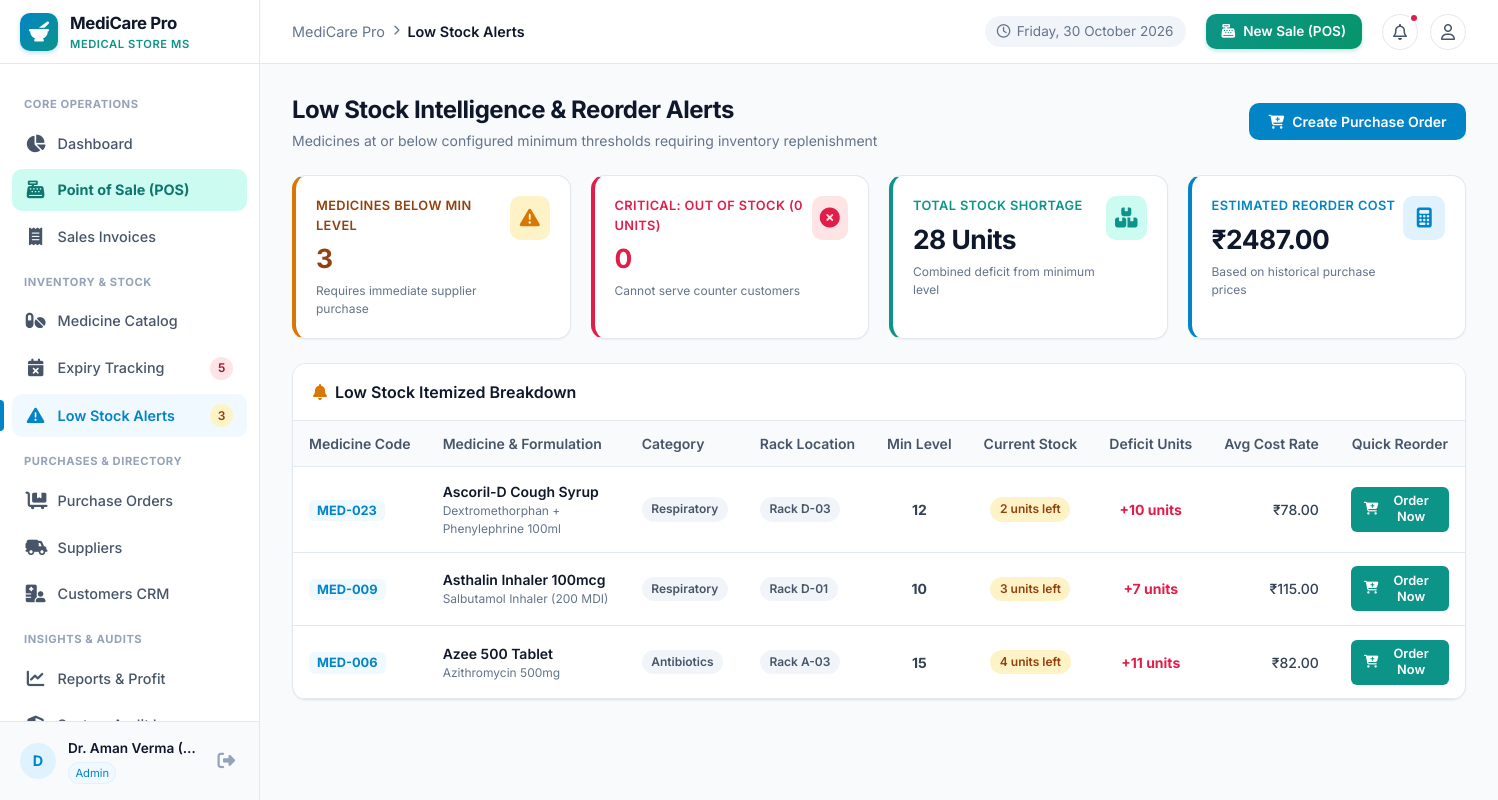
/low_stock/ (signed in), run on the app's committed database.
### tables this page shows
CREATE TABLE medicines (
    id INTEGER PRIMARY KEY AUTOINCREMENT,
    code TEXT UNIQUE NOT NULL,
    name TEXT NOT NULL,
    generic_name TEXT,
    category TEXT NOT NULL,
    manufacturer TEXT,
    rack_location TEXT,
    min_stock INTEGER NOT NULL DEFAULT 10,
    is_active INTEGER NOT NULL DEFAULT 1,
    created_at TIMESTAMP DEFAULT CURRENT_TIMESTAMP,
    updated_at TIMESTAMP DEFAULT CURRENT_TIMESTAMP
);

### routes/low_stock.py (the view)
@low_stock_bp.route('/')
@login_required
def index():
    search = request.args.get('search', '').strip()
    search_sql = ""
    params = []
    if search:
        search_sql = " AND (m.name LIKE ? OR m.code LIKE ? OR m.generic_name LIKE ?) "
        like_term = f"%{search}%"
        params.extend([like_term, like_term, like_term])
    query = f"""
        SELECT m.id, m.code, m.name, m.generic_name, m.category, m.manufacturer,
               m.rack_location, m.min_stock,
               COALESCE(SUM(b.quantity), 0) as current_stock,
               (m.min_stock - COALESCE(SUM(b.quantity), 0)) as deficit_units,
               ROUND(AVG(b.purchase_price), 2) as avg_purchase_price,
               ROUND(AVG(b.selling_price), 2) as avg_selling_price
        FROM medicines m
        LEFT JOIN medicine_batches b ON m.id = b.medicine_id
        WHERE m.is_active = 1 {search_sql}
        GROUP BY m.id
        HAVING current_stock <= m.min_stock
        ORDER BY current_stock ASC, deficit_units DESC
    """
    low_stock_items = query_db(query, params)
    total_items = len(low_stock_items)
    out_of_stock_count = sum(1 for item in low_stock_items if item['current_stock'] == 0)
    total_shortage_units = sum(max(0, item['deficit_units']) for item in low_stock_items)
    estimated_reorder_cost = sum(
        (max(0, item['deficit_units']) * (item['avg_purchase_price'] or 0.0))
        for item in low_stock_items
    )
    return render_template(
        'low_stock/index.html',
        items=low_stock_items,
        total_items=total_items,
        out_of_stock_count=out_of_stock_count,
        total_shortage_units=total_shortage_units,
        estimated_reorder_cost=estimated_reorder_cost,
        search=search
    )

### database.py (called while the page is built)
def get_db():
    try:
        if 'db' not in g or g.db is None:
            db_path = current_app.config.get('DATABASE_PATH', Config.DATABASE_PATH)
            g.db = sqlite3.connect(db_path)
            g.db.row_factory = sqlite3.Row
            g.db.execute("PRAGMA foreign_keys = ON;")
        return g.db
    except (RuntimeError, AttributeError):
        conn = sqlite3.connect(Config.DATABASE_PATH)
        conn.row_factory = sqlite3.Row
        conn.execute("PRAGMA foreign_keys = ON;")
        return conn

def query_db(query, args=(), one=False):
    db = get_db()
    cur = db.execute(query, args)
    rv = cur.fetchall()
    cur.close()
    return (rv[0] if rv else None) if one else rv

### routes/auth.py (called while the page is built)
def login_required(view):
    @wraps(view)
    def wrapped_view(**kwargs):
        if 'user_id' not in session:
            flash("Please sign in to access this page.", "warning")
            return redirect(url_for('auth.login', next=request.path))
        return view(**kwargs)
    return wrapped_view

### templates/low_stock/index.html (shortened to what this page needs)
{% extends 'base.html' %}
{% block breadcrumb %}Low Stock Alerts{% endblock %}
{% block content %}
<div class="page-header">
  <div class="page-title-box">
    <h1>Low Stock Intelligence &amp; Reorder Alerts</h1>
    <p class="page-subtitle">Medicines at or below configured minimum thresholds requiring inventory replenishment</p>
  </div>
  <div class="page-actions">
    <a href="{{ url_for('purchases.new') }}" class="btn btn-primary">
      <i class="fa-solid fa-cart-plus"></i>
      <span>Create Purchase Order</span>
    </a>
  </div>
</div>
<div class="stat-grid">
  <div class="stat-card" style="border-left: 4px solid var(--amber);">
    <div class="stat-info">
      <span class="stat-label" style="color: var(--amber-dark);">Medicines Below Min Level</span>
      <span class="stat-value" style="color: var(--amber-dark);">{{ total_items }}</span>
      <span class="stat-subtext">Requires immediate supplier purchase</span>
    </div>
    <div class="stat-icon amber">
      <i class="fa-solid fa-triangle-exclamation"></i>
    </div>
  </div>
  <div class="stat-card" style="border-left: 4px solid var(--rose);">
    <div class="stat-info">
      <span class="stat-label" style="color: var(--rose);">Critical: Out of Stock (0 Units)</span>
      <span class="stat-value" style="color: var(--rose);">{{ out_of_stock_count }}</span>
      <span class="stat-subtext">Cannot serve counter customers</span>
    </div>
    <div class="stat-icon rose">
      <i class="fa-solid fa-circle-xmark"></i>
    </div>
  </div>
  <div class="stat-card" style="border-left: 4px solid var(--teal);">
    <div class="stat-info">
      <span class="stat-label" style="color: var(--teal);">Total Stock Shortage</span>
      <span class="stat-value">{{ total_shortage_units }} Units</span>
      <span class="stat-subtext">Combined deficit from minimum level</span>
    </div>
    <div class="stat-icon teal">
      <i class="fa-solid fa-boxes-stacked"></i>
    </div>
  </div>
  <div class="stat-card" style="border-left: 4px solid var(--primary);">
    <div class="stat-info">
      <span class="stat-label" style="color: var(--primary);">Estimated Reorder Cost</span>
      <span class="stat-value">₹{{ "%.2f"|format(estimated_reorder_cost) }}</span>
      <span class="stat-subtext">Based on historical purchase prices</span>
    </div>
    <div class="stat-icon blue">
      <i class="fa-solid fa-calculator"></i>
    </div>
  </div>
</div>
<div class="card">
  <div class="card-header">
    <div class="card-title">
      <i class="fa-solid fa-bell" style="color: var(--amber);"></i>
      <span>Low Stock Itemized Breakdown</span>
    </div>
  </div>
  <div class="table-responsive">
    <table class="data-table">
      <thead>
        <tr>
          <th>Medicine Code</th>
          <th>Medicine &amp; Formulation</th>
          <th>Category</th>
          <th>Rack Location</th>
          <th style="text-align: center;">Min Level</th>
          <th style="text-align: center;">Current Stock</th>
          <th style="text-align: center;">Deficit Units</th>
          <th style="text-align: right;">Avg Cost Rate</th>
          <th style="text-align: center;">Quick Reorder</th>
        </tr>
      </thead>
      <tbody>
        {% if items %}
          {% for item in items %}
          <tr {% if item.current_stock == 0 %}style="background-color: #fff1f2;"{% endif %}>
            <td>
              <span style="font-weight: 700; color: var(--primary); font-size: 0.8rem; background: var(--primary-subtle); padding: 0.2rem 0.5rem; border-radius: var(--radius-sm);">
                {{ item.code }}
              </span>
            </td>
            <td>
              <a href="{{ url_for('medicines.view', id=item.id) }}" style="font-weight: 600; color: var(--slate-900);">
                {{ item.name }}
              </a>
              {% if item.generic_name %}
              <div style="font-size: 0.75rem; color: var(--slate-500);">{{ item.generic_name }}</div>
              {% endif %}
            </td>
            <td>
              <span class="badge badge-neutral">{{ item.category }}</span>
            </td>
            <td>
              <span class="badge badge-neutral">{{ item.rack_location or 'N/A' }}</span>
            </td>
            <td style="text-align: center;">
              <strong>{{ item.min_stock }}</strong>
            </td>
            <td style="text-align: center;">
              <span class="badge {% if item.current_stock == 0 %}badge-danger{% else %}badge-warning{% endif %}">
                {{ item.current_stock }} units left
              </span>
            </td>
            <td style="text-align: center; font-weight: 700; color: var(--rose);">
              +{{ item.deficit_units }} units
            </td>
            <td style="text-align: right; font-weight: 500;">
              ₹{{ "%.2f"|format(item.avg_purchase_price or 0.0) }}
            </td>
            <td style="text-align: center;">
              <a href="{{ url_for('purchases.new', medicine_id=item.id) }}" class="btn btn-sm btn-teal">
                <i class="fa-solid fa-cart-plus"></i> Order Now
              </a>
            </td>
          </tr>
          {% endfor %}
        {% endif %}
      </tbody>
    </table>
  </div>
</div>
{% endblock %}

### data on the page
medicines: code "MED-023", name "Ascoril-D Cough Syrup", generic_name "Dextromethorphan + Phenylephrine 100ml", category "Respiratory", rack_location "Rack D-03", min_stock "12", current_stock "2", deficit_units "10", avg_purchase_price "78.00"
medicines: code "MED-009", name "Asthalin Inhaler 100mcg", generic_name "Salbutamol Inhaler (200 MDI)", category "Respiratory", rack_location "Rack D-01", min_stock "10", current_stock "3", deficit_units "7", avg_purchase_price "115.00"
medicines: code "MED-006", name "Azee 500 Tablet", generic_name "Azithromycin 500mg", category "Antibiotics", rack_location "Rack A-03", min_stock "15", current_stock "4", deficit_units "11", avg_purchase_price "82.00"

### other printed values
{{ nav_urgent_expiry_count }} "5"
{{ nav_low_stock_count }} "3"
{{ user.name[:1] if user.name else 'U' }} "D"
{{ user.name }} "Dr. Aman Verma (…"
{{ user.role }} "Admin"
{{ total_items }} "3"
{{ out_of_stock_count }} "0"
{{ total_shortage_units }} "28"
{{ "%.2f"|format(estimated_reorder_cost) }} "2487.00"
